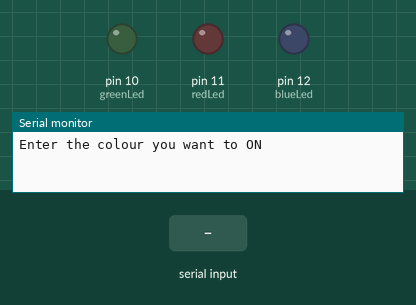
Simulated run of this sketch. Board: Arduino Uno, built with avr-gcc and run on an emulated ATmega328P. On the bench: output pins drawn as LEDs (lit = HIGH), the last lines printed to the serial monitor. The test bench sets the inputs (shaded band).

Above: at 1.2 s.
1.3 s: "red" received over Serial
At 3.3 s:
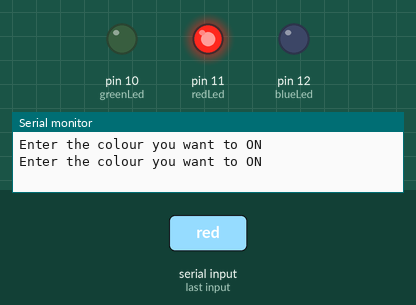
3.8 s: "blue" received over Serial
At 5.2 s:
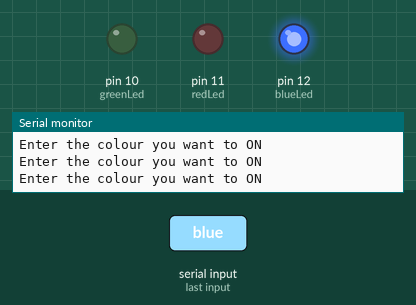
6.3 s: "green" received over Serial
At 8.4 s:
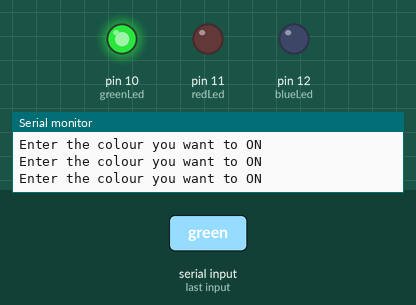
Timing chart, 0 to 9.9 s (numbered marks = the images above; inputs shaded):
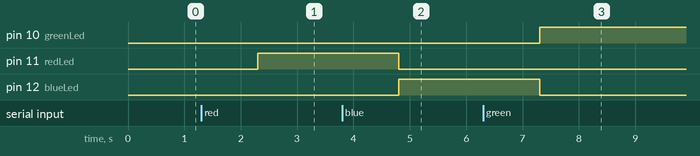

The sketch:

ProjectonSerialInputLED.ino
```cpp
int greenLed = 10;
int redLed = 11;
int blueLed = 12;

String msg = "Enter the colour you want to ON";
String colorLed;

void setup() {
  // put your setup code here, to run once:
  pinMode(greenLed , OUTPUT);
  pinMode(redLed , OUTPUT);
  pinMode(blueLed , OUTPUT);
  Serial.begin(9600);
}

void loop() {
  // put your main code here, to run repeatedly:
  Serial.println(msg);
  while(Serial.available()==0){

  }
  colorLed = Serial.readString();
  if(colorLed == "red")
  {
    digitalWrite(redLed , HIGH);
    digitalWrite(greenLed , LOW);
    digitalWrite(blueLed , LOW);
  }

   if(colorLed == "blue")
  {
    digitalWrite(blueLed , HIGH);
    digitalWrite(redLed , LOW);
    digitalWrite(greenLed , LOW);
  }

    if(colorLed == "green")
  {
    digitalWrite(greenLed , HIGH);
    digitalWrite(redLed , LOW);
    digitalWrite(blueLed , LOW);
  }


}
```

Measured:
- after the input at 1.3 s, pin 11 (redLed): LOW → HIGH after 1.0 s
- after the input at 3.8 s, pin 11 (redLed): HIGH → LOW after 1.0 s; pin 12 (blueLed): LOW → HIGH after 1.0 s
- after the input at 6.3 s, pin 10 (greenLed): LOW → HIGH after 1.0 s; pin 12 (blueLed): HIGH → LOW after 1.0 s
